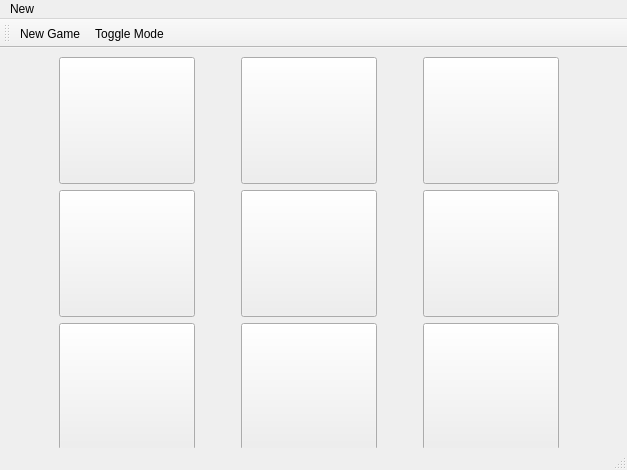
<?xml version="1.0" encoding="UTF-8"?>
<ui version="4.0">
 <class>tictactoe</class>
 <widget class="QMainWindow" name="tictactoe">
  <property name="geometry">
   <rect>
    <x>0</x>
    <y>0</y>
    <width>627</width>
    <height>470</height>
   </rect>
  </property>
  <property name="sizePolicy">
   <sizepolicy hsizetype="Fixed" vsizetype="Fixed">
    <horstretch>0</horstretch>
    <verstretch>0</verstretch>
   </sizepolicy>
  </property>
  <property name="minimumSize">
   <size>
    <width>627</width>
    <height>470</height>
   </size>
  </property>
  <property name="maximumSize">
   <size>
    <width>627</width>
    <height>470</height>
   </size>
  </property>
  <property name="contextMenuPolicy">
   <enum>Qt::NoContextMenu</enum>
  </property>
  <property name="windowTitle">
   <string>Tic Tac Toe</string>
  </property>
  <property name="windowIcon">
   <iconset resource="Icons/tictactoe.qrc">
    <normaloff>:/Icons/game_icon.png</normaloff>:/Icons/game_icon.png</iconset>
  </property>
  <property name="tabShape">
   <enum>QTabWidget::Rounded</enum>
  </property>
  <widget class="QWidget" name="centralwidget">
    <widget class="QFrame" name="frame">
     <property name="geometry">
      <rect>
       <x>10</x>
       <y>0</y>
       <width>601</width>
       <height>411</height>
      </rect>
     </property>
     <property name="frameShape">
      <enum>QFrame::NoFrame</enum>
     </property>
     <property name="frameShadow">
      <enum>QFrame::Plain</enum>
     </property>
     <property name="lineWidth">
      <number>0</number>
     </property>
     <layout class="QGridLayout" name="gridLayout">
      <item row="1" column="2">
       <widget class="QToolButton" name="button6">
        <property name="text">
         <string/>
        </property>
        <property name="iconSize">
         <size>
          <width>128</width>
          <height>128</height>
         </size>
        </property>
       </widget>
      </item>
      <item row="2" column="0">
       <widget class="QToolButton" name="button7">
        <property name="text">
         <string/>
        </property>
        <property name="iconSize">
         <size>
          <width>128</width>
          <height>128</height>
         </size>
        </property>
       </widget>
      </item>
      <item row="0" column="0">
       <widget class="QToolButton" name="button1">
        <property name="text">
         <string/>
        </property>
        <property name="iconSize">
         <size>
          <width>128</width>
          <height>128</height>
         </size>
        </property>
       </widget>
      </item>
      <item row="1" column="1">
       <widget class="QToolButton" name="button5">
        <property name="text">
         <string/>
        </property>
        <property name="iconSize">
         <size>
          <width>128</width>
          <height>128</height>
         </size>
        </property>
       </widget>
      </item>
      <item row="2" column="2">
       <widget class="QToolButton" name="button9">
        <property name="text">
         <string/>
        </property>
        <property name="iconSize">
         <size>
          <width>128</width>
          <height>128</height>
         </size>
        </property>
       </widget>
      </item>
      <item row="1" column="0">
       <widget class="QToolButton" name="button4">
        <property name="text">
         <string/>
        </property>
        <property name="iconSize">
         <size>
          <width>128</width>
          <height>128</height>
         </size>
        </property>
       </widget>
      </item>
      <item row="0" column="2">
       <widget class="QToolButton" name="button3">
        <property name="text">
         <string/>
        </property>
        <property name="iconSize">
         <size>
          <width>128</width>
          <height>128</height>
         </size>
        </property>
       </widget>
      </item>
      <item row="0" column="1">
       <widget class="QToolButton" name="button2">
        <property name="text">
         <string/>
        </property>
        <property name="iconSize">
         <size>
          <width>128</width>
          <height>128</height>
         </size>
        </property>
       </widget>
      </item>
      <item row="2" column="1">
       <widget class="QToolButton" name="button8">
        <property name="text">
         <string/>
        </property>
        <property name="iconSize">
         <size>
          <width>128</width>
          <height>128</height>
         </size>
        </property>
       </widget>
      </item>
     </layout>
    </widget>
  </widget>
  <widget class="QMenuBar" name="menubar">
   <property name="geometry">
    <rect>
     <x>0</x>
     <y>0</y>
     <width>627</width>
     <height>22</height>
    </rect>
   </property>
   <widget class="QMenu" name="menuNew">
    <property name="title">
     <string>New</string>
    </property>
    <addaction name="actionNew_Game"/>
    <addaction name="separator"/>
    <addaction name="actionToggle_Mode"/>
    <addaction name="separator"/>
    <addaction name="actionExit"/>
    <addaction name="separator"/>
   </widget>
   <addaction name="menuNew"/>
  </widget>
  <widget class="QStatusBar" name="statusbar"/>
  <widget class="QToolBar" name="toolBar">
   <property name="windowTitle">
    <string>toolBar</string>
   </property>
   <attribute name="toolBarArea">
    <enum>TopToolBarArea</enum>
   </attribute>
   <attribute name="toolBarBreak">
    <bool>false</bool>
   </attribute>
   <addaction name="actionNew_Game"/>
   <addaction name="actionToggle_Mode"/>
  </widget>
  <action name="actionNew_Game">
   <property name="icon">
    <iconset resource="Icons/tictactoe.qrc">
     <normaloff>:/Icons/New.png</normaloff>:/Icons/New.png</iconset>
   </property>
   <property name="text">
    <string>New Game</string>
   </property>
  </action>
  <action name="actionExit">
   <property name="icon">
    <iconset resource="Icons/tictactoe.qrc">
     <normaloff>:/Icons/Exit.png</normaloff>:/Icons/Exit.png</iconset>
   </property>
   <property name="text">
    <string>Exit</string>
   </property>
  </action>
  <action name="actionToggle_Mode">
   <property name="checkable">
    <bool>true</bool>
   </property>
   <property name="icon">
    <iconset resource="Icons/tictactoe.qrc">
     <normaloff>:/Icons/color.png</normaloff>:/Icons/color.png</iconset>
   </property>
   <property name="text">
    <string>Toggle Mode</string>
   </property>
  </action>
 </widget>
 <resources>
  <include location="Icons/tictactoe.qrc"/>
 </resources>
 <connections/>
</ui>
